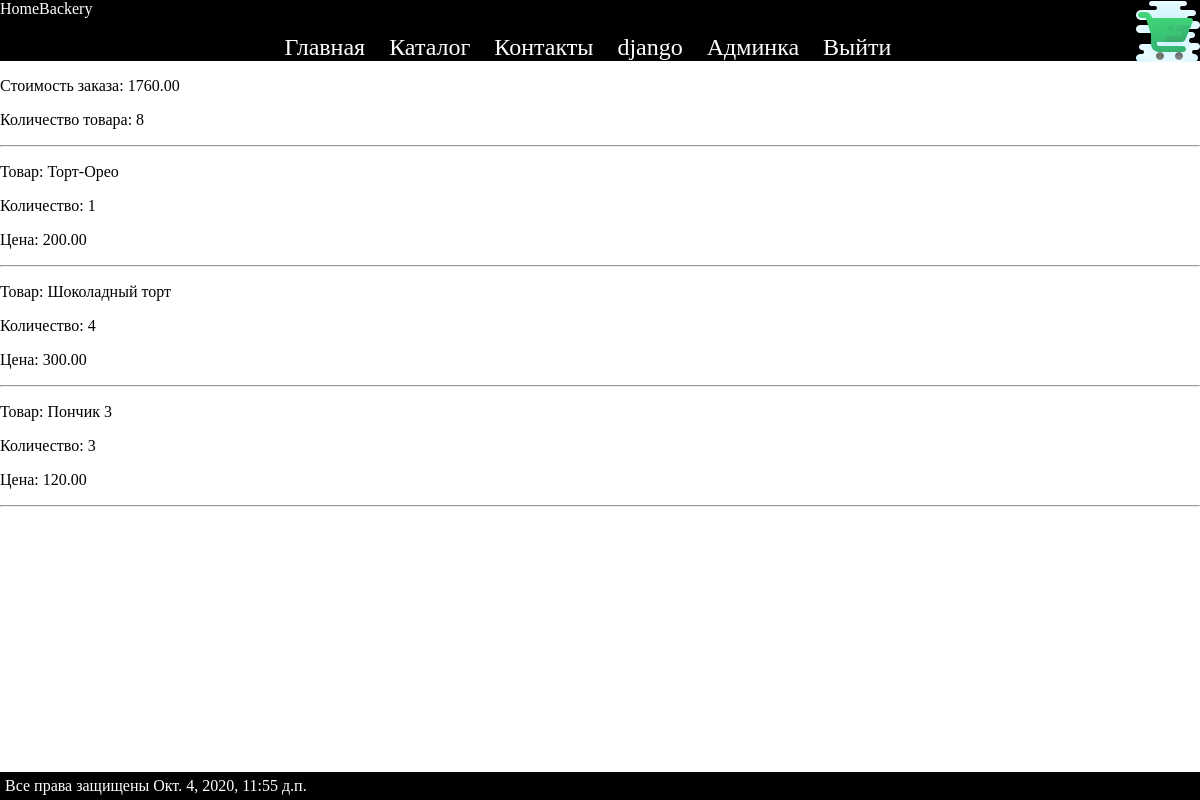
Page /orders/list/5/ (signed in) on the committed database.
### authapp/models.py (models this page shows, shortened)
class CakeShopUser(AbstractUser):
    age = models.IntegerField(verbose_name='Возраст', null=True, blank=True)
    img = models.ImageField(verbose_name='Картинка', upload_to="user_img", blank=True)
    activation_key = models.CharField(max_length=USER_SIZE_KEY, blank=True, default=get_activation_key)
    activation_key_expires = models.DateTimeField(default=get_activation_key_expires)

### ordersapp/models.py (models this page shows)
class Order(models.Model):
    FORMING = 'F'
    PAID = 'P'
    READY = 'R'
    CANCEL = 'C'
    ORDER_STATUS_CHOICES = (
        (FORMING, 'формируется'),
        (PAID, 'оплачен'),
        (READY, 'готов к выдаче'),
        (CANCEL, 'отменен'),
    )
    user = models.ForeignKey(get_user_model(), on_delete=models.CASCADE)
    created = models.DateTimeField(verbose_name='создан', auto_now_add=True)
    updated = models.DateTimeField(verbose_name='обновлен', auto_now=True)
    status = models.CharField(verbose_name='статус',
                              max_length=1,
                              choices=ORDER_STATUS_CHOICES,
                              default=FORMING)
    is_active = models.BooleanField(verbose_name='активен', default=True)
    def get_total_sum(self):
        sum = 0
        for i in self.orderitem_set.all():
            sum += i.product.price * i.quantity
        return sum
    def get_items_count(self):
        count = 0
        for i in self.orderitem_set.all():
            count += i.quantity
        return count

class OrderItem(models.Model):
    order = models.ForeignKey(Order, on_delete=models.CASCADE)  # related_name="items"
    product = models.ForeignKey(Product, verbose_name='продукт', on_delete=models.CASCADE)
    quantity = models.PositiveIntegerField(verbose_name='количество', default=0)

### mainapp/models.py (models this page shows, shortened)
class Product(models.Model):
    category = models.ForeignKey(Catalog, on_delete=models.CASCADE, verbose_name="Категория")
    name = models.CharField(verbose_name='Название', max_length=64, null=True)
    text = models.TextField(verbose_name='Описание', blank=True)
    img = models.ImageField(verbose_name='Картинка', upload_to="product_img", blank=True)
    price = models.DecimalField(verbose_name='Цена', max_digits=6,decimal_places=2, null=False, default=0)
    count = models.IntegerField(default=0, verbose_name="Количество")
    is_active = models.BooleanField(default=True)

### ordersapp/views.py (the view)
# urls.py: path('list/<int:pk>/', ordersapp.OrderDetail.as_view(), name="read"),
class OrderDetail(PageMainTitleMixin, LoginRequiredMixin, DetailView):
    main_title = "просмотреть заказ"
    model = Order
    def get_context_data(self, *, object_list=None, **kwargs):
        data = super().get_context_data(object_list=None, **kwargs)
        order = data['object']
        order_item = OrderItem.objects.filter(order=order)
        data['object_list'] = order_item
        return data

### mainapp/context_processors.py (called while the page is built)
def time(request):
    return {
        "time": now()
    }

### ordersapp/views.py (called while the page is built)
    def get_context_data(self, *, object_list=None, **kwargs):  # для измениния контекста
        data = super().get_context_data(object_list=None, **kwargs)
        data['main_title'] = self.main_title
        return data

### ordersapp/templates/ordersapp/order_detail.html
{% extends "mainapp/root.html"%}
{% block content %}
    {% include "mainapp/includes/inc__header.html" %}
    <p>Стоимость заказа: {{ object.get_total_sum }}</p>
    <p>Количество товара: {{ object.get_items_count }}</p>
    <hr>
    {% for i in object_list %}
            <p>Товар: {{ i.product.name }}</p>
            <p>Количество: {{ i.quantity }}</p>
            <p>Цена: {{ i.product.price }}</p>
            <hr>
    {% endfor %}
{% endblock %}

### mainapp/templates/mainapp/includes/inc__menu.html
<ul class="menu">
    <li><a href="{% url 'main:index'%}" class="{% if request.resolver_match.url_name == 'index' %}active{% endif %}">Главная</a></li>
    <li><a href="{% url 'main:catalog'%}" class="{% if request.resolver_match.url_name == 'catalog' %}active{% endif %}">Каталог</a></li>
    <li><a href="{% url 'main:contacts'%}" class="{% if request.resolver_match.url_name == 'contacts' %}active{% endif %}">Контакты</a></li>
    {% if user.is_authenticated %}
    <li><a href="{% url 'auth:profile'%}" class="{% if request.resolver_match.url_name == 'profile' %}active{% endif %}">{{ user.username }}</a></li>
    {% if user.is_superuser %}
        <li><a href="{% url 'adminapp:users' page=1 %}">Админка</a></li>
    {%endif%}
        <li><a href="{% url 'auth:logout'%}">Выйти</a></li>
    {% else %}
        <li><a href="{% url 'auth:login'%}">Войти</a></li>
    {% endif %}
</ul>

### static/styles/style.css (style rules this page uses)
body { margin: 0; }
.menu { display: block; text-align: center; }
.menu li { display: inline-block; }
.menu li a { text-decoration: none; color: white; font-size: 150%; padding: 10px; }

### rows in the picture
CakeShopUser: username "django"
Order: get_total_sum "1760.00", get_items_count "8"
OrderItem: product.name "Торт-Орео", quantity "1", product.price "200.00"
OrderItem: product.name "Шоколадный торт", quantity "4", product.price "300.00"
OrderItem: product.name "Пончик 3", quantity "3", product.price "120.00"
